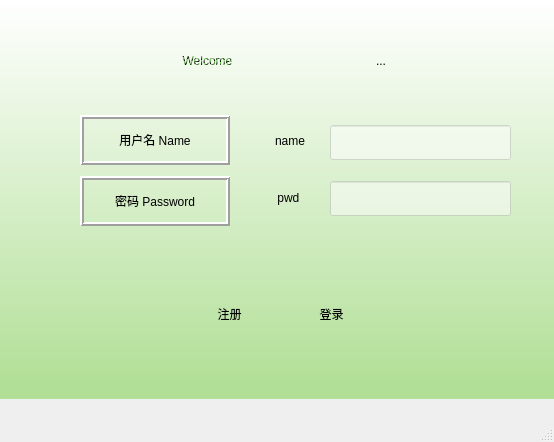
<?xml version="1.0" encoding="UTF-8"?>
<ui version="4.0">
 <class>client</class>
 <widget class="QMainWindow" name="client">
  <property name="geometry">
   <rect>
    <x>0</x>
    <y>0</y>
    <width>554</width>
    <height>442</height>
   </rect>
  </property>
  <property name="minimumSize">
   <size>
    <width>554</width>
    <height>442</height>
   </size>
  </property>
  <property name="maximumSize">
   <size>
    <width>554</width>
    <height>442</height>
   </size>
  </property>
  <property name="windowTitle">
   <string>IM通信</string>
  </property>
  <property name="styleSheet">
   <string notr="true"/>
  </property>
  <widget class="QWidget" name="centralwidget">
   <property name="styleSheet">
    <string notr="true">QWidget#widget{
	background-color: qlineargradient(spread:pad, x1:0, y1:0.971591, x2:0, y2:0, stop:0 rgba(177, 223, 150, 255), stop:1 rgba(255, 255, 255, 255));
}</string>
   </property>
   <widget class="QWidget" name="verticalLayoutWidget_2">
    <property name="geometry">
     <rect>
      <x>330</x>
      <y>110</y>
      <width>181</width>
      <height>121</height>
     </rect>
    </property>
    <layout class="QVBoxLayout" name="verticalLayout_2">
     <item>
      <widget class="QLineEdit" name="lineEdit_username">
       <property name="minimumSize">
        <size>
         <width>0</width>
         <height>35</height>
        </size>
       </property>
       <property name="maximumSize">
        <size>
         <width>16777215</width>
         <height>35</height>
        </size>
       </property>
       <property name="styleSheet">
        <string notr="true">background-color: rgba(255, 255, 255,0.5);
font: 75 14pt &quot;Comic Sans MS&quot;;</string>
       </property>
      </widget>
     </item>
     <item>
      <widget class="QLineEdit" name="lineEdit_pwd">
       <property name="minimumSize">
        <size>
         <width>0</width>
         <height>35</height>
        </size>
       </property>
       <property name="maximumSize">
        <size>
         <width>16777215</width>
         <height>35</height>
        </size>
       </property>
       <property name="styleSheet">
        <string notr="true">background-color: rgba(255, 255, 255,0.5);</string>
       </property>
       <property name="echoMode">
        <enum>QLineEdit::Password</enum>
       </property>
      </widget>
     </item>
    </layout>
   </widget>
   <widget class="QWidget" name="verticalLayoutWidget">
    <property name="geometry">
     <rect>
      <x>30</x>
      <y>110</y>
      <width>201</width>
      <height>121</height>
     </rect>
    </property>
    <layout class="QVBoxLayout" name="verticalLayout">
     <property name="sizeConstraint">
      <enum>QLayout::SetDefaultConstraint</enum>
     </property>
     <property name="leftMargin">
      <number>50</number>
     </property>
     <item>
      <widget class="QLabel" name="label_username">
       <property name="minimumSize">
        <size>
         <width>150</width>
         <height>50</height>
        </size>
       </property>
       <property name="maximumSize">
        <size>
         <width>150</width>
         <height>50</height>
        </size>
       </property>
       <property name="styleSheet">
        <string notr="true">font: 75 12pt &quot;Comic Sans MS&quot;;
</string>
       </property>
       <property name="frameShape">
        <enum>QFrame::Box</enum>
       </property>
       <property name="frameShadow">
        <enum>QFrame::Raised</enum>
       </property>
       <property name="lineWidth">
        <number>2</number>
       </property>
       <property name="text">
        <string>用户名 Name</string>
       </property>
       <property name="alignment">
        <set>Qt::AlignCenter</set>
       </property>
      </widget>
     </item>
     <item>
      <widget class="QLabel" name="label_pwd">
       <property name="minimumSize">
        <size>
         <width>150</width>
         <height>50</height>
        </size>
       </property>
       <property name="maximumSize">
        <size>
         <width>150</width>
         <height>50</height>
        </size>
       </property>
       <property name="styleSheet">
        <string notr="true">font: 75 12pt &quot;Comic Sans MS&quot;;</string>
       </property>
       <property name="frameShape">
        <enum>QFrame::Box</enum>
       </property>
       <property name="frameShadow">
        <enum>QFrame::Raised</enum>
       </property>
       <property name="lineWidth">
        <number>2</number>
       </property>
       <property name="text">
        <string>密码 Password</string>
       </property>
       <property name="alignment">
        <set>Qt::AlignCenter</set>
       </property>
      </widget>
     </item>
    </layout>
   </widget>
   <widget class="QWidget" name="verticalLayoutWidget_3">
    <property name="geometry">
     <rect>
      <x>270</x>
      <y>110</y>
      <width>42</width>
      <height>121</height>
     </rect>
    </property>
    <layout class="QVBoxLayout" name="verticalLayout_3">
     <item>
      <widget class="QToolButton" name="username">
       <property name="minimumSize">
        <size>
         <width>40</width>
         <height>40</height>
        </size>
       </property>
       <property name="maximumSize">
        <size>
         <width>40</width>
         <height>40</height>
        </size>
       </property>
       <property name="styleSheet">
        <string notr="true">border-style:none</string>
       </property>
       <property name="text">
        <string>name</string>
       </property>
       <property name="icon">
        <iconset resource="Client.qrc">
         <normaloff>:/Client/QT/icon/login_Account.png</normaloff>:/Client/QT/icon/login_Account.png</iconset>
       </property>
       <property name="iconSize">
        <size>
         <width>30</width>
         <height>30</height>
        </size>
       </property>
      </widget>
     </item>
     <item>
      <widget class="QToolButton" name="Pwd">
       <property name="minimumSize">
        <size>
         <width>40</width>
         <height>40</height>
        </size>
       </property>
       <property name="maximumSize">
        <size>
         <width>40</width>
         <height>40</height>
        </size>
       </property>
       <property name="styleSheet">
        <string notr="true">border-style:none</string>
       </property>
       <property name="text">
        <string>pwd </string>
       </property>
       <property name="icon">
        <iconset resource="Client.qrc">
         <normaloff>:/Client/QT/icon/Password.png</normaloff>:/Client/QT/icon/Password.png</iconset>
       </property>
       <property name="iconSize">
        <size>
         <width>30</width>
         <height>30</height>
        </size>
       </property>
      </widget>
     </item>
    </layout>
   </widget>
   <widget class="QWidget" name="horizontalLayoutWidget">
    <property name="geometry">
     <rect>
      <x>150</x>
      <y>260</y>
      <width>261</width>
      <height>108</height>
     </rect>
    </property>
    <layout class="QHBoxLayout" name="horizontalLayout">
     <item>
      <widget class="QToolButton" name="pushButton_register">
       <property name="styleSheet">
        <string notr="true">border-style:none;
font: 28pt &quot;华文隶书&quot;;</string>
       </property>
       <property name="text">
        <string>注册</string>
       </property>
       <property name="icon">
        <iconset resource="Client.qrc">
         <normaloff>:/Client/QT/icon/Register.png</normaloff>:/Client/QT/icon/Register.png</iconset>
       </property>
       <property name="iconSize">
        <size>
         <width>50</width>
         <height>50</height>
        </size>
       </property>
       <property name="toolButtonStyle">
        <enum>Qt::ToolButtonTextUnderIcon</enum>
       </property>
      </widget>
     </item>
     <item>
      <widget class="QToolButton" name="pushButton_login">
       <property name="styleSheet">
        <string notr="true">border-style:none;
font: 28pt &quot;华文隶书&quot;;</string>
       </property>
       <property name="text">
        <string>登录</string>
       </property>
       <property name="icon">
        <iconset resource="Client.qrc">
         <normaloff>:/Client/QT/icon/Login.png</normaloff>:/Client/QT/icon/Login.png</iconset>
       </property>
       <property name="iconSize">
        <size>
         <width>50</width>
         <height>50</height>
        </size>
       </property>
       <property name="toolButtonStyle">
        <enum>Qt::ToolButtonTextUnderIcon</enum>
       </property>
      </widget>
     </item>
    </layout>
   </widget>
   <widget class="QWidget" name="horizontalLayoutWidget_2">
    <property name="geometry">
     <rect>
      <x>80</x>
      <y>20</y>
      <width>341</width>
      <height>82</height>
     </rect>
    </property>
    <layout class="QHBoxLayout" name="horizontalLayout_2">
     <item>
      <widget class="QLabel" name="label">
       <property name="minimumSize">
        <size>
         <width>0</width>
         <height>80</height>
        </size>
       </property>
       <property name="maximumSize">
        <size>
         <width>16777215</width>
         <height>80</height>
        </size>
       </property>
       <property name="styleSheet">
        <string notr="true">font: 75 italic 28pt &quot;Comic Sans MS&quot;;
color: qlineargradient(spread:repeat, x1:0.72043, y1:0.732955, x2:1, y2:1, stop:0.134409 rgba(0, 0, 0, 255), stop:0.833333 rgba(96, 198, 66, 233));</string>
       </property>
       <property name="text">
        <string>Welcome</string>
       </property>
       <property name="alignment">
        <set>Qt::AlignCenter</set>
       </property>
      </widget>
     </item>
     <item>
      <widget class="QToolButton" name="toolButton">
       <property name="minimumSize">
        <size>
         <width>80</width>
         <height>80</height>
        </size>
       </property>
       <property name="maximumSize">
        <size>
         <width>80</width>
         <height>80</height>
        </size>
       </property>
       <property name="styleSheet">
        <string notr="true">border-style:none</string>
       </property>
       <property name="text">
        <string>...</string>
       </property>
       <property name="icon">
        <iconset resource="Client.qrc">
         <normaloff>:/Client/QT/icon/talk.png</normaloff>:/Client/QT/icon/talk.png</iconset>
       </property>
       <property name="iconSize">
        <size>
         <width>70</width>
         <height>70</height>
        </size>
       </property>
      </widget>
     </item>
    </layout>
   </widget>
   <widget class="QWidget" name="widget" native="true">
    <property name="geometry">
     <rect>
      <x>0</x>
      <y>0</y>
      <width>554</width>
      <height>399</height>
     </rect>
    </property>
   </widget>
   <zorder>widget</zorder>
   <zorder>verticalLayoutWidget_2</zorder>
   <zorder>verticalLayoutWidget</zorder>
   <zorder>verticalLayoutWidget_3</zorder>
   <zorder>horizontalLayoutWidget</zorder>
   <zorder>horizontalLayoutWidget_2</zorder>
  </widget>
  <widget class="QMenuBar" name="menubar">
   <property name="geometry">
    <rect>
     <x>0</x>
     <y>0</y>
     <width>554</width>
     <height>17</height>
    </rect>
   </property>
  </widget>
  <widget class="QStatusBar" name="statusbar"/>
 </widget>
 <resources>
  <include location="Client.qrc"/>
 </resources>
 <connections/>
</ui>
